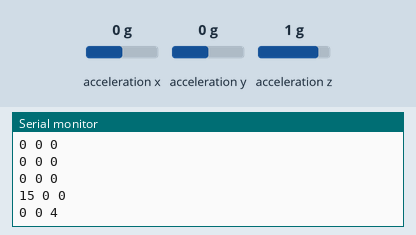
The sketch below on a simulated Arduino Uno, built with avr-gcc and run on an emulated ATmega328P. Parts: the last lines printed to the serial monitor. Wiring (inferred from the names in the program): MMA8452 accelerometer at I2C address 0x1C. The inputs (shaded band) are chosen by the test bench; at power-on: acceleration z 1 g, acceleration x 0 g, acceleration y 0 g.

Above: at 1.5 s.
1.6 s: acceleration z set to 0 g
At 2.7 s:
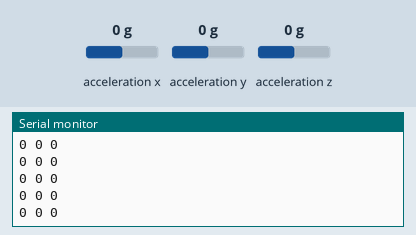
4.6 s: acceleration x set to -1.4 g
6.1 s: acceleration y set to -1.4 g
At 6.8 s:
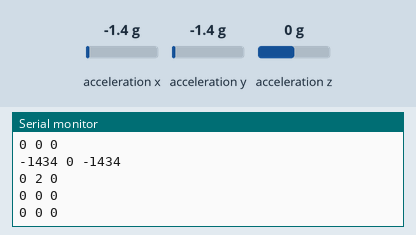
Timing chart, 0 to 9.1 s (numbered marks = the images above; inputs shaded):
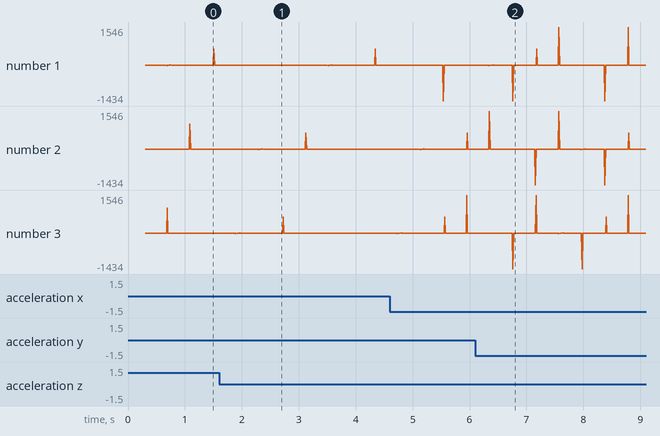

The sketch:

acc_example.ino
```cpp
#include <Wire.h>

// MMA8452Q I2C address is 0x1C(28)
#define Addr 0x1C

void setup()
{
  // Initialise I2C communication as MASTER
  Wire.begin();
  // Initialise Serial Communication, set baud rate = 9600
  Serial.begin(9600);

  // Start I2C Transmission
  Wire.beginTransmission(Addr);
  // Select control register
  Wire.write(0x2A);
  // StandBy mode
  Wire.write((byte)0x00);
  // Stop I2C Transmission
  Wire.endTransmission();

  // Start I2C Transmission
  Wire.beginTransmission(Addr);
  // Select control register
  Wire.write(0x2A);
  // Active mode
  Wire.write(0x01);
  // Stop I2C Transmission
  Wire.endTransmission();

  // Start I2C Transmission
  Wire.beginTransmission(Addr);
  // Select control register
  Wire.write(0x0E);
  // Set range to +/- 2g
  Wire.write((byte)0x00);
  // Stop I2C Transmission
  Wire.endTransmission();
  delay(300);
}

void loop()
{
  unsigned int data[7];

  // Request 7 bytes of data
  Wire.requestFrom(Addr, 7);

  // Read 7 bytes of data
  // staus, xAccl lsb, xAccl msb, yAccl lsb, yAccl msb, zAccl lsb, zAccl msb
  if(Wire.available() == 7)
  {
    data[0] = Wire.read();
    data[1] = Wire.read();
    data[2] = Wire.read();
    data[3] = Wire.read();
    data[4] = Wire.read();
    data[5] = Wire.read();
    data[6] = Wire.read();
  }

  // Convert the data to 12-bits
  int xAccl = ((data[1] * 256) + data[2]) / 16;
  if (xAccl > 2047)
  {
    xAccl -= 4096;
  }

  int yAccl = ((data[3] * 256) + data[4]) / 16;
  if (yAccl > 2047)
  {
    yAccl -= 4096;
  }

  int zAccl = ((data[5] * 256) + data[6]) / 16;
  if (zAccl > 2047)
  {
    zAccl -= 4096;
  }

  // Output data to serial monitor
  //Serial.print("Acceleration in X-Axis : ");

  Serial.print(yAccl);
  Serial.print(" ");
  Serial.print(zAccl);
  Serial.print(" ");
  Serial.println(xAccl);
  //Serial.print("Acceleration in Y-Axis : ");
  //Serial.println(yAccl);
  //Serial.print("Acceleration in Z-Axis : ");
  //Serial.println(zAccl);
  delay(10);
}
```

Measured:
- after the input at 6.1 s, the serial monitor: prints a new line after 0.66 s (image 2)
